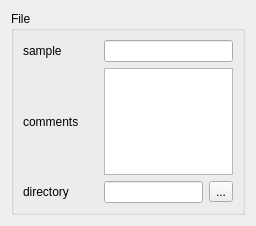
<?xml version="1.0" encoding="UTF-8"?>
<ui version="4.0">
 <class>Form</class>
 <widget class="QWidget" name="Form">
  <property name="geometry">
   <rect>
    <x>0</x>
    <y>0</y>
    <width>256</width>
    <height>226</height>
   </rect>
  </property>
  <property name="windowTitle">
   <string>Form</string>
  </property>
  <layout class="QGridLayout" name="gridLayout_2">
   <item row="0" column="0">
    <widget class="QGroupBox" name="groupBox">
     <property name="sizePolicy">
      <sizepolicy hsizetype="Preferred" vsizetype="Fixed">
       <horstretch>0</horstretch>
       <verstretch>0</verstretch>
      </sizepolicy>
     </property>
     <property name="minimumSize">
      <size>
       <width>0</width>
       <height>200</height>
      </size>
     </property>
     <property name="maximumSize">
      <size>
       <width>16777215</width>
       <height>300</height>
      </size>
     </property>
     <property name="title">
      <string>File</string>
     </property>
     <layout class="QGridLayout" name="gridLayout">
      <item row="0" column="0">
       <layout class="QHBoxLayout" name="horizontalLayout_3">
        <property name="sizeConstraint">
         <enum>QLayout::SetFixedSize</enum>
        </property>
        <item>
         <widget class="QLabel" name="label">
          <property name="sizePolicy">
           <sizepolicy hsizetype="Fixed" vsizetype="Fixed">
            <horstretch>0</horstretch>
            <verstretch>0</verstretch>
           </sizepolicy>
          </property>
          <property name="minimumSize">
           <size>
            <width>75</width>
            <height>0</height>
           </size>
          </property>
          <property name="text">
           <string>sample</string>
          </property>
         </widget>
        </item>
        <item>
         <widget class="QLineEdit" name="lineEdit_sample"/>
        </item>
       </layout>
      </item>
      <item row="1" column="0">
       <layout class="QHBoxLayout" name="horizontalLayout_2">
        <item>
         <widget class="QLabel" name="label_2">
          <property name="sizePolicy">
           <sizepolicy hsizetype="Fixed" vsizetype="Preferred">
            <horstretch>0</horstretch>
            <verstretch>0</verstretch>
           </sizepolicy>
          </property>
          <property name="minimumSize">
           <size>
            <width>75</width>
            <height>0</height>
           </size>
          </property>
          <property name="text">
           <string>comments</string>
          </property>
         </widget>
        </item>
        <item>
         <widget class="QPlainTextEdit" name="plainTextEdit_comments">
          <property name="sizePolicy">
           <sizepolicy hsizetype="Expanding" vsizetype="Expanding">
            <horstretch>0</horstretch>
            <verstretch>0</verstretch>
           </sizepolicy>
          </property>
          <property name="minimumSize">
           <size>
            <width>0</width>
            <height>0</height>
           </size>
          </property>
         </widget>
        </item>
       </layout>
      </item>
      <item row="2" column="0">
       <layout class="QHBoxLayout" name="horizontalLayout">
        <item>
         <widget class="QLabel" name="label_3">
          <property name="sizePolicy">
           <sizepolicy hsizetype="Fixed" vsizetype="Preferred">
            <horstretch>0</horstretch>
            <verstretch>0</verstretch>
           </sizepolicy>
          </property>
          <property name="minimumSize">
           <size>
            <width>75</width>
            <height>0</height>
           </size>
          </property>
          <property name="text">
           <string>directory</string>
          </property>
         </widget>
        </item>
        <item>
         <widget class="QLineEdit" name="lineEdit_directory"/>
        </item>
        <item>
         <widget class="QToolButton" name="toolButton_directory">
          <property name="text">
           <string>...</string>
          </property>
         </widget>
        </item>
       </layout>
      </item>
     </layout>
    </widget>
   </item>
  </layout>
 </widget>
 <resources/>
 <connections/>
</ui>
